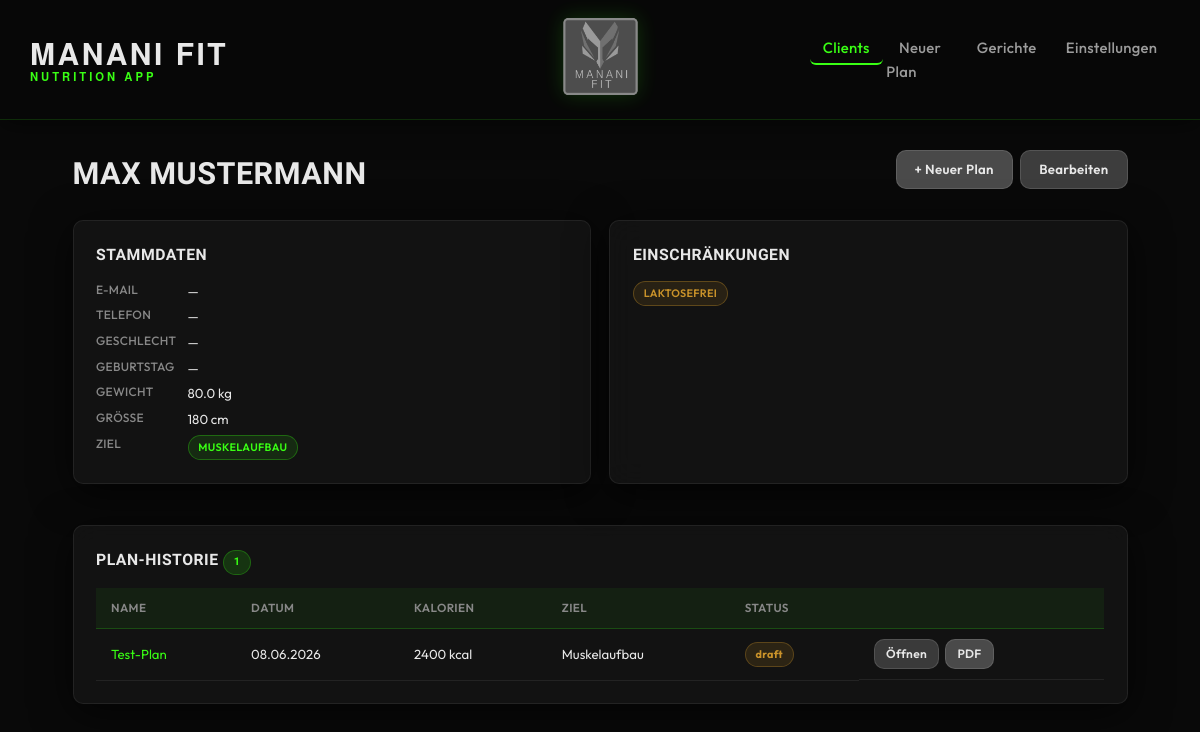
The page /clients/1 on the database as committed earlier.
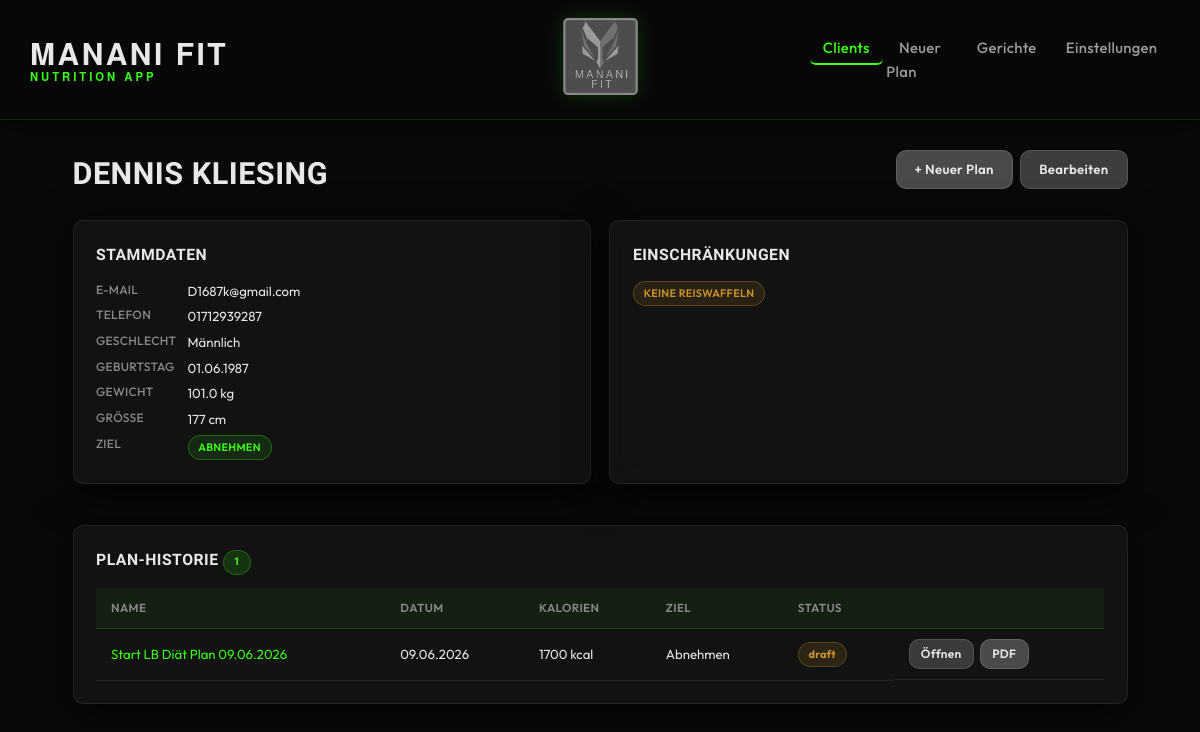
The same page on the database as committed later.
### models.py (models this page shows, shortened)
class Client(db.Model):
    __tablename__ = "clients"
    __allow_unmapped__ = True
    id: int = db.Column(db.Integer, primary_key=True)
    name: str = db.Column(db.String(120), nullable=False)
    email: str | None = db.Column(db.String(200))
    phone: str | None = db.Column(db.String(50))
    birthdate: date | None = db.Column(db.Date)
    gender: str | None = db.Column(db.String(20))
    weight_kg: float | None = db.Column(db.Float)
    height_cm: float | None = db.Column(db.Float)
    goal: str = db.Column(db.String(30), nullable=False, default="Halten")
    restrictions_text: str | None = db.Column(db.Text)
    restriction_tags: str = db.Column(db.Text, default="[]")
    created_at: datetime = db.Column(db.DateTime, default=datetime.utcnow)
    updated_at: datetime = db.Column(
        db.DateTime, default=datetime.utcnow, onupdate=datetime.utcnow
    )
    is_archived: bool = db.Column(db.Boolean, default=False)
    plans = db.relationship("MealPlan", back_populates="client", lazy="dynamic")
    def get_restriction_tags(self) -> list[str]:
        return json.loads(self.restriction_tags or "[]")

class MealPlan(db.Model):
    __tablename__ = "meal_plans"
    __allow_unmapped__ = True
    id: int = db.Column(db.Integer, primary_key=True)
    client_id: int = db.Column(db.Integer, db.ForeignKey("clients.id"), nullable=False)
    name: str = db.Column(db.String(200), nullable=False)
    date_created: datetime = db.Column(db.DateTime, default=datetime.utcnow)
    date_modified: datetime = db.Column(
        db.DateTime, default=datetime.utcnow, onupdate=datetime.utcnow
    )
    kcal_target: int = db.Column(db.Integer, nullable=False)
    n_meals: int = db.Column(db.Integer, nullable=False, default=3)
    goal: str = db.Column(db.String(30), nullable=False)
    notes: str | None = db.Column(db.Text)
    status: str = db.Column(db.String(10), default="draft")
    include_supplements: bool = db.Column(db.Boolean, default=False)
    client = db.relationship("Client", back_populates="plans")
    meal_slots = db.relationship(
        "MealSlot",
        back_populates="plan",
        order_by="MealSlot.position",
        cascade="all, delete-orphan",
    )

### app.py (the view)
    @app.route("/clients/<int:client_id>")
    def clients_detail(client_id: int):
        client = Client.query.get_or_404(client_id)
        plans = (
            MealPlan.query.filter_by(client_id=client_id)
            .order_by(MealPlan.date_created.desc())
            .all()
        )
        return render_template("clients/detail.html", client=client, plans=plans)

### templates/clients/detail.html (shortened to what this page needs)
{% extends "base.html" %}
{% block content %}
<div class="page-header">
  <h1>{{ client.name }}</h1>
  <div class="header-actions">
    <a href="{{ url_for('plans_new', client_id=client.id) }}" class="btn btn--primary">+ Neuer Plan</a>
    <a href="{{ url_for('clients_edit', client_id=client.id) }}" class="btn btn--secondary">Bearbeiten</a>
  </div>
</div>
<div class="detail-grid">
  <section class="card">
    <h2>Stammdaten</h2>
    <dl class="detail-list">
      <dt>E-Mail</dt><dd>{{ client.email or '—' }}</dd>
      <dt>Telefon</dt><dd>{{ client.phone or '—' }}</dd>
      <dt>Geschlecht</dt><dd>{{ client.gender or '—' }}</dd>
      <dt>Geburtstag</dt><dd>{{ client.birthdate.strftime('%d.%m.%Y') if client.birthdate else '—' }}</dd>
      <dt>Gewicht</dt><dd>{{ (client.weight_kg|string + ' kg') if client.weight_kg else '—' }}</dd>
      <dt>Größe</dt><dd>{{ (client.height_cm|int|string + ' cm') if client.height_cm else '—' }}</dd>
      <dt>Ziel</dt><dd><span class="tag">{{ client.goal }}</span></dd>
    </dl>
  </section>
  <section class="card">
    <h2>Einschränkungen</h2>
    <div class="tags-wrap">
      {% for tag in client.get_restriction_tags() %}
        <span class="tag tag--restriction">{{ tag }}</span>
      {% else %}
        <p class="empty-hint">Keine Einschränkungen.</p>
      {% endfor %}
    </div>
  </section>
</div>
<section class="card" style="margin-top:1.5rem">
  <h2>Plan-Historie <span class="badge">{{ plans|length }}</span></h2>
  {% if plans %}
    <div class="table-wrap">
      <table class="data-table">
        <thead>
          <tr><th>Name</th><th>Datum</th><th>Kalorien</th><th>Ziel</th><th>Status</th><th></th></tr>
        </thead>
        <tbody>
          {% for p in plans %}
          <tr>
            <td><a href="{{ url_for('plans_edit', plan_id=p.id) }}">{{ p.name }}</a></td>
            <td>{{ p.date_created.strftime('%d.%m.%Y') }}</td>
            <td>{{ p.kcal_target }} kcal</td>
            <td>{{ p.goal }}</td>
            <td><span class="badge badge--{{ p.status }}">{{ p.status }}</span></td>
            <td class="actions">
              <a href="{{ url_for('plans_edit', plan_id=p.id) }}" class="btn btn--sm">Öffnen</a>
              <a href="{{ url_for('plans_pdf', plan_id=p.id) }}" class="btn btn--sm btn--primary">PDF</a>
            </td>
          </tr>
          {% endfor %}
        </tbody>
      </table>
    </div>
  {% else %}
    <p class="empty-hint">Noch keine Pläne für diesen Client.</p>
  {% endif %}
</section>
{% endblock %}

### templates/base.html (shortened to what this page needs)
<!DOCTYPE html>
<html lang="de">
<head>
  <link rel="stylesheet" href="{{ url_for('static', filename='css/app.css') }}">
</head>
<body>
  <nav class="navbar">
    <a href="{{ url_for('index') }}" class="nav-brand">
      <span class="nav-title">MANANI FIT <span class="nav-subtitle">Nutrition App</span></span>
    </a>
    <div class="nav-center">
      <a href="{{ url_for('index') }}">
        <img src="{{ url_for('static', filename='uploads/manani_fit_logo.png') }}" alt="MANANI FIT" class="nav-center-logo">
      </a>
    </div>
    <ul class="nav-links">
      <li><a href="{{ url_for('clients_list') }}" {% if request.endpoint and 'clients' in request.endpoint %}class="active"{% endif %}>Clients</a></li>
      <li><a href="{{ url_for('plans_new') }}" {% if request.endpoint and 'plans_new' in request.endpoint %}class="active"{% endif %}>Neuer Plan</a></li>
      <li><a href="{{ url_for('dishes_list') }}" {% if request.endpoint and 'dishes' in request.endpoint %}class="active"{% endif %}>Gerichte</a></li>
      <li><a href="{{ url_for('settings_view') }}" {% if request.endpoint == 'settings_view' %}class="active"{% endif %}>Einstellungen</a></li>
    </ul>
  </nav>
  <main class="main-content">
    {% block content %}{% endblock %}
  </main>
</body>
</html>

Rows that differ between the two databases and show on the page:
removed MealPlan: name "Test-Plan", date_created "08.06.2026", kcal_target "2400", goal "Muskelaufbau", status "draft"
changed Client: name "MAX MUSTERMANN" → "DENNIS KLIESING"; email "—" → "D1687k@gmail.com"; phone "—" → "01712939287"; gender "—" → "Männlich"; birthdate "—" → "01.06.1987"; weight_kg "80.0 kg" → "101.0 kg"; height_cm "180 cm" → "177 cm"; goal "MUSKELAUFBAU" → "ABNEHMEN"
added MealPlan: name "Start LB Diät Plan 09.06.2026", date_created "09.06.2026", kcal_target "1700", goal "Abnehmen", status "draft"
Other text that changed with them:
new list line: "KEINE REISWAFFELN"
list line gone: "LAKTOSEFREI"
